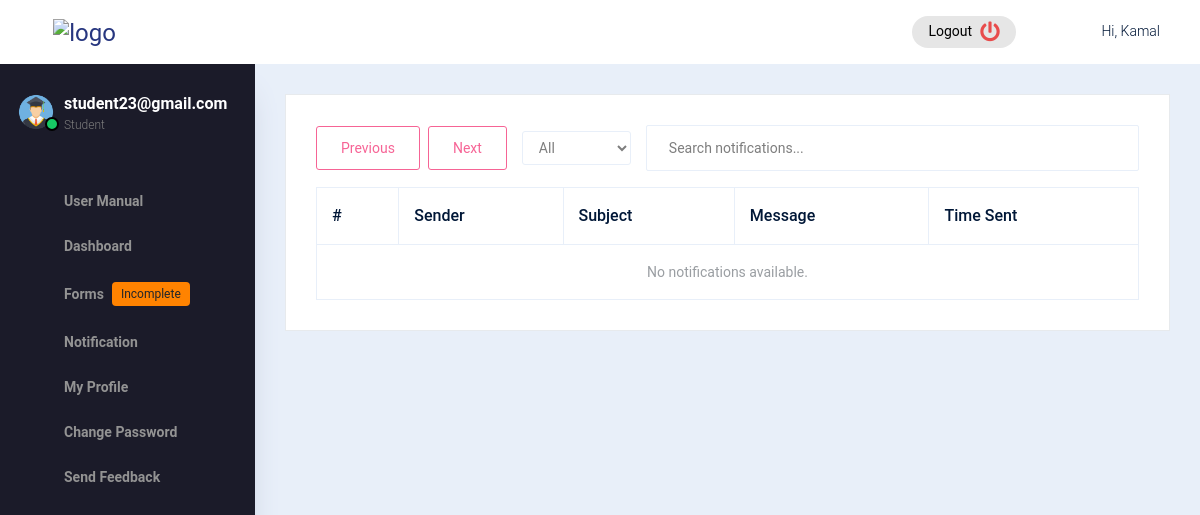
Page /view-notification (signed in) on the committed database.
### skillytics/models.py (models this page shows, shortened)
class Student(db.Model, UserMixin):
    __tablename__ = 'student'
    student_id = db.Column(db.Integer, primary_key=True)
    picture = db.Column(db.String(100))
    email = db.Column(db.String(100), unique=True, nullable=False)
    password = db.Column(db.String(60), nullable=False)
    first_name = db.Column(db.String(50), nullable=False)
    last_name = db.Column(db.String(50), nullable=False)
    gender = db.Column(db.String(10), nullable=False)
    phone_number = db.Column(db.String(100))
    address = db.Column(db.String(200))
    part_id = db.Column(db.Integer, db.ForeignKey('part.part_id'))
    institution_name = db.Column(db.String(100))
    faculty_name = db.Column(db.String(100))
    program_code = db.Column(db.String(100))
    last_online = db.Column(db.DateTime)
    status = db.Column(db.String(20), nullable=False)
    enrollments = db.relationship('Enrollment', backref='student', lazy=True, cascade="all, delete-orphan")
    technical_skill_scores = db.relationship('TechnicalSkillScore', backref='student', lazy=True, cascade="all, delete-orphan")
    student_part_gpas = db.relationship('StudentPartGPA', backref='student', lazy=True, cascade="all, delete-orphan")
    student_semester_clusters = db.relationship('StudentSemesterCluster', backref='student', lazy=True, cascade="all, delete-orphan")
    feedbacks = db.relationship('Feedback', backref='student', lazy=True, cascade="all, delete-orphan")
    def get_role(self):
        return 'Student'

### skillytics/routes.py (the view, shortened to what this page needs)
@login_required
@main.route('/view-notification', methods=['GET', 'POST', 'DELETE'])
def view_notification():
    check = authenticated()
    if check:
        return check
    notifications_to_students = []
    notifications_from_staffs = []
    if is_admin():
        notifications_to_students = get_all_notifications()
    elif is_staff():
        notifications_to_students = get_notifications_by_staff_id(current_user.staff_id)
    elif is_student():
        notifications_from_staffs = get_notifications_for_student(current_user.student_id)
    return render_template(
        'view-notification.html',
        notifications_to_students=notifications_to_students,
        notifications_from_staffs=notifications_from_staffs
    )

### skillytics/models.py (called while the page is built)
@login_manager.user_loader
def load_user(user_id):
    user = Student.query.get(int(user_id))
    if user:
        return user
    return Staff.query.get(int(user_id))

### skillytics/utils.py (called while the page is built)
def is_student():
    return current_user.is_authenticated and current_user.get_role() == 'Student'

def is_staff():
    return current_user.is_authenticated and current_user.get_role() == 'Staff' and current_user.get_position() != 'Admin'

def is_admin():
    return current_user.is_authenticated and current_user.get_role() == 'Staff' and current_user.get_position() == 'Admin'

def authenticated():
    if not current_user.is_authenticated:
        flash('Please login to access this page', 'danger')
        return redirect(url_for('auth.user_login'))

### skillytics/templates/view-notification.html (shortened to what this page needs)
{% extends "base.html" %}
{% block content %}
<div class="content-wrapper">
  <div class="row">
    <div class="col-lg-12 grid-margin stretch-card">
      <div class="card">
        <div class="card-body">
          <div class="mb-3 d-flex flex-column flex-md-row justify-content-between align-items-center">
            <div class="d-flex justify-content-center align-items-center mb-3 mb-md-0">
              <button class="btn btn-outline-primary mr-2" id="prev-btn" disabled>Previous</button>
              <button class="btn btn-outline-primary" id="next-btn">Next</button>
            </div>
            <div class="mb-0 d-flex flex-column flex-sm-row justify-content-end align-items-center w-100 w-md-auto">
              <div class="d-flex align-items-center mb-2 mb-sm-0 mr-sm-3 ml-sm-3">
                <select id="columnSelect" class="form-control w-auto">
                  <option value="all">All</option>
                </select>
              </div>
              <input type="text" id="tableSearch" class="form-control w-100 w-sm-20"
                placeholder="Search notifications...">
            </div>
          </div>
          <div class="table-responsive">
            <table class="table table-bordered" id="notificationsTable">
              <thead>
                {% if is_admin %}
                <tr>
                  <th>#</th>
                  <th>Sender</th>
                  <th>Part</th>
                  <th>Cluster Type</th>
                  <th>Cluster No</th>
                  <th class="text-center">Action</th>
                </tr>
                {% elif is_student %}
                <tr>
                  <th>#</th>
                  <th>Sender</th>
                  <th>Subject</th>
                  <th>Message</th>
                  <th>Time Sent</th>
                </tr>
                {% endif %}
              </thead>
              <tbody>
                {% if (is_admin or is_staff) and notifications_to_students %}
                {% for n in notifications_to_students %}
                <tr class="notification-row">
                  <td>{{ loop.index }}</td>
                  {% if is_admin %}
                  <td>{{ n.staff.email if n.staff else 'N/A' }}</td>
                  {% endif %}
                  <td>{{ n.part.part_no if n.part else 'N/A' }}</td>
                  <td>{{ n.cluster_type or 'N/A' }}</td>
                  <td>{{ n.cluster_no if n.cluster_no is not none else 'N/A' }}</td>
                  <td class="text-center">
                    <a href="" class="btn btn-sm btn-outline-primary mr-1 view-notification-btn"
                      data-id="{{ n.notification_id }}" title="View">
                      <i class="fas fa-eye"></i>
                    </a>
                    <a href="" class="btn btn-sm btn-outline-danger delete-notification-btn" data-toggle="modal"
                      data-target="#deleteModal" data-id="{{ n.notification_id }}" title="Delete">
                      <i class="fas fa-trash"></i>
                    </a>
                    <script>
                      document.querySelectorAll('.view-notification-btn').forEach(button => {
                        button.addEventListener('click', function (event) {
                          event.preventDefault();
                          const notificationId = this.getAttribute('data-id');
                          fetch(`/api/notification/${notificationId}`)
                            .then(res => res.json())
                            .then(data => {
                              // ✅ Populate modal content first
                              document.getElementById('notification-subject').textContent = data.subject
                              document.getElementById('notification-message').textContent = data.message;
                              document.getElementById('notification-date').textContent = data.date_sent;
                              document.getElementById('notification-time').textContent = data.time_sent;
                              // ✅ Then show the modal
                              $('#notificationModal').modal('show');
                            });
                        });
                      });
                    </script>
                    <script>
                      $('#notificationModal').on('hidden.bs.modal', function () {
                        $('.view-notification-btn').blur(); // Remove focus from the button
                      });
                    </script>
                    <script>
                      document.addEventListener("DOMContentLoaded", function () {
                        // When the modal is about to show
                        $('#deleteModal').on('show.bs.modal', function (event) {
                          const button = event.relatedTarget; // The button that triggered the modal
                          const notificationId = button.getAttribute('data-id'); // Get feedback ID
                          // Set the feedback ID in the hidden input
                          document.getElementById('delete-notification-id').value = notificationId;
                        });
                      });
                    </script>
                  </td>
                </tr>
                {% endfor %}
                {% else %}
                <tr>
                  <td colspan="{{ 8 if is_admin else 7 if is_staff else 5 }}" class="text-center text-muted">
                    No notifications available.
                  </td>
                </tr>
                {% endif %}
              </tbody>
            </table>
          </div>
        </div>
      </div>
    </div>
  </div>
</div>
{% endblock %}

### skillytics/templates/base.html (shortened to what this page needs)
<!DOCTYPE html>
<html lang="en">
<head>
  <link rel="stylesheet" href="static/vendors/typicons.font/font/typicons.css">
  <link rel="stylesheet" href="static/vendors/css/vendor.bundle.base.css">
  <link rel="stylesheet" href="static/css/vertical-layout-light/style.css">
  <link rel="stylesheet" href="https://cdnjs.cloudflare.com/ajax/libs/font-awesome/5.15.4/css/all.min.css">
  <link rel="stylesheet" href="https://cdnjs.cloudflare.com/ajax/libs/typicons/2.0.9/typicons.min.css">
</head>
<body>
  <div class="container-scroller">
    <nav class="navbar col-lg-12 col-12 p-0 fixed-top d-flex flex-row">
      <div class="text-center navbar-brand-wrapper d-flex align-items-center justify-content-center">
        <a class="navbar-brand brand-logo" href="{{ url_for('main.dashboard') }}"><img src="static/images/full-logo.svg"
            alt="logo" /></a>
        <button class="navbar-toggler navbar-toggler align-self-center d-none d-lg-flex" type="button"
          data-toggle="minimize">
          <span class="typcn typcn-th-menu"></span>
        </button>
      </div>
      {% set clustering = ['main.clustering_both', 'main.clustering_academic', 'main.clustering_technical'] %}
      <div class="navbar-menu-wrapper d-flex align-items-center justify-content-end">
        {% set technical = ['main.form_technical'] %}
        <ul class="navbar-nav navbar-nav-right">
          <li class="nav-item d-flex bg-light px-3 py-0 rounded-pill mt-3 mb-3 logout-hover">
            <a href="{{ url_for('main.logout') }}"
              class="d-flex align-items-center justify-content-center text-decoration-none text-reset"
              title="Hmm are you sure?">
              Logout <i class="fas fa-power-off ml-2" style="font-size: 20px; color: #e84c4c;"></i>
            </a>
          </li>
          <li class="nav-item nav-profile dropdown">
            <a class="nav-link dropdown-toggle  pl-0 pr-0" href="#" data-toggle="dropdown" id="profileDropdown">
              <i class="typcn typcn-user-outline mr-0"></i>
              <span class="nav-profile-name">Hi, {{ current_user.first_name }}</span>
            </a>
          </li>
        </ul>
      </div>
    </nav>
    <div class="container-fluid page-body-wrapper sidebar-fixed">
      <nav class="sidebar sidebar-offcanvas" id="sidebar">
        <ul class="nav">
          <li class="nav-item">
            <div class="d-flex sidebar-profile">
              <div class="sidebar-profile-image">
                <img src="{{ url_for('static', filename='images/' + current_user.picture) }}" alt="Profile Picture">
                <span class="sidebar-status-indicator"></span>
              </div>
              <div class="sidebar-profile-name">
                <p class="sidebar-name text-truncate" style="max-width: 180px;" title="{{ current_user.email }}">
                  {{ current_user.email }}
                </p>
                <p class="sidebar-designation">
                  {{ current_user.position if is_staff or is_admin else 'Student' }}
                </p>
              </div>
            </div>
          </li>
          <li class="nav-item mt-3">
            <a class="nav-link" href="">
              <i class="typcn typcn-document menu-icon"></i>
              <span class="menu-title">User Manual</span>
            </a>
          </li>
          <li class="nav-item">
            <a class="nav-link" href="{{ url_for('main.dashboard') }}">
              <i class="typcn typcn-device-desktop menu-icon"></i>
              <span class="menu-title">Dashboard</span>
            </a>
          </li>
          {% if is_student %}
          <li class="nav-item">
            <a class="nav-link" data-toggle="collapse" href="#tables" aria-expanded="false" aria-controls="tables">
              <i class="typcn typcn-pencil menu-icon"></i>
              <span class="menu-title">Forms</span>
              {% if current_user.status == 'Incomplete' %}
              <span class="badge badge-warning ml-2">Incomplete</span>
              {% else %}
              <span class="badge badge-success ml-2">Completed</span>
              {% endif %}
              <i class="menu-arrow"></i>
            </a>
          </li>
          {% endif %}
          <li class="nav-item">
            <a class="nav-link" href="{{ url_for('main.view_notification') }}">
              <i class="typcn typcn-bell menu-icon"></i>
              <span class="menu-title">{% if is_student %}Notification{% else %}Announcement{% endif %}
            </a>
          </li>
          <li class="nav-item">
            <a class="nav-link" href="{{ url_for('main.profile') }}">
              <i class="typcn typcn-user menu-icon"></i>
              <span class="menu-title">My Profile
            </a>
          </li>
          <li class="nav-item">
            <a class="nav-link" href="{{ url_for('main.change_password') }}">
              <i class="typcn typcn-lock-closed menu-icon"></i>
              <span class="menu-title">Change Password
            </a>
          </li>
          {% if is_staff or is_student %}
          <li class="nav-item">
            <a class="nav-link" href="{{ url_for('main.feedback') }}">
              <i class="typcn typcn-message menu-icon"></i>
              <span class="menu-title">Send Feedback</span>
            </a>
          </li>
          {% endif %}
        </ul>
      </nav>
      <div class="main-panel">
        {% block content %}
        {% endblock %}
      </div>
    </div>
  </div>
</body>
</html>

### skillytics/templates/base.html (style rules this page uses)
.nav-item.logout-hover i { transition: transform 0.3s ease; }

### rows in the picture
Student: first_name "Kamal", picture (placeholder picture), email "student23@gmail.com"

### other values in the picture
{{ current_user.position if is_staff or is_admin else 'Student' }} "Student"
